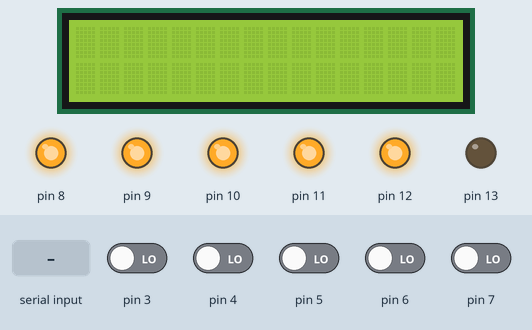
This sketch was run on a simulated Arduino Uno, built with avr-gcc and run on an emulated ATmega328P. Parts: 16×2 character LCD, output pins drawn as LEDs (lit = HIGH). Inputs (shaded band) come from the test bench; at power-on: pin 3–7 LOW. What the sketch prints to the serial monitor is not drawn.

Above: at 1.3 s.
1.4 s: "C90\n" received over Serial
At 3.2 s:
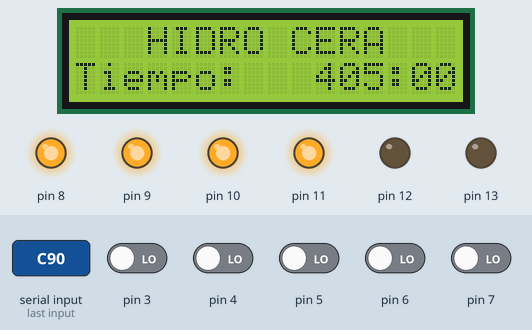
4.4 s: pin 7 driven HIGH
At 5.0 s:
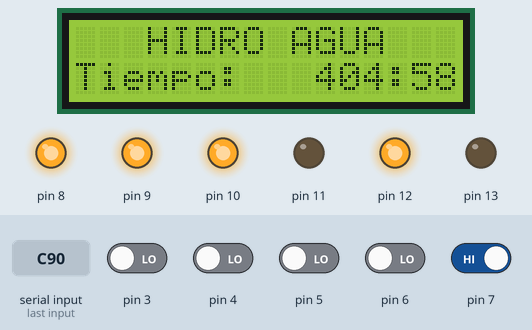
7.4 s: pin 6 driven HIGH
At 8.2 s:
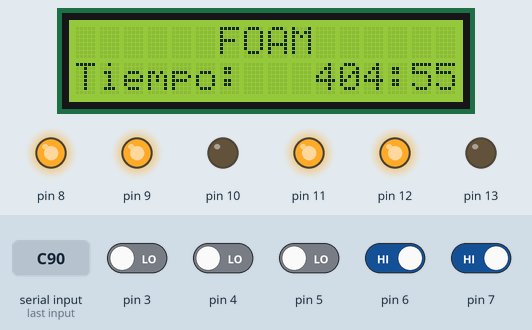
10.4 s: pin 5 driven HIGH
At 10.8 s:
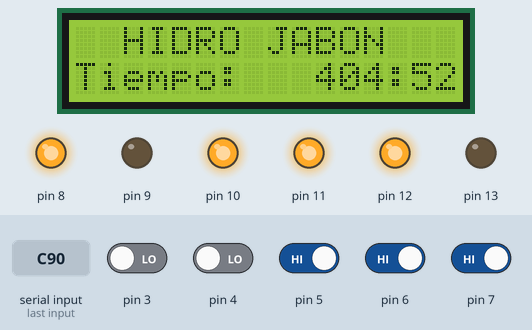
13.4 s: pin 4 driven HIGH
At 14.2 s:
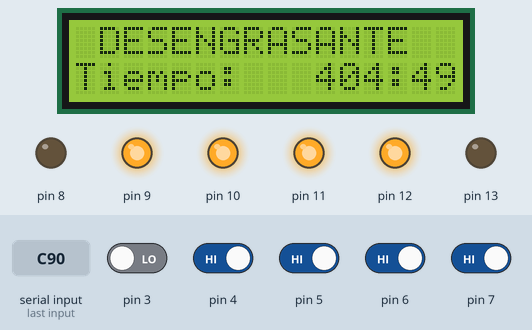
16.4 s: pin 4 driven LOW
At 17.1 s:
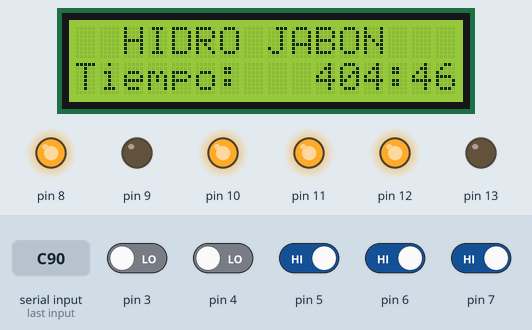
Timing chart, 0 to 19.4 s (numbered marks = the images above; inputs shaded):
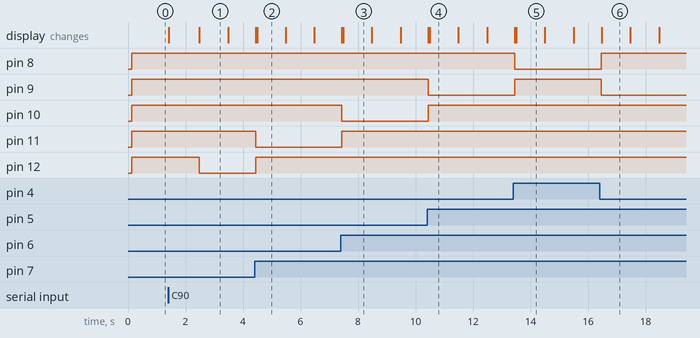

Measured:
- after the input at 1.4 s, pin 12: HIGH → LOW after 1.1 s; the display: first changes at once (image 1 shows a later state)
- after the input at 4.4 s, pin 11: HIGH → LOW at once; pin 12: LOW → HIGH at once; the display: first changes at once (image 2 shows a later state)
- after the input at 7.4 s, pin 10: HIGH → LOW at once; pin 11: LOW → HIGH at once; the display: first changes at once (image 3 shows a later state)
- after the input at 10.4 s, pin 9: HIGH → LOW at once; pin 10: LOW → HIGH at once; the display: first changes at once (image 4 shows a later state)
- after the input at 13.4 s, pin 8: HIGH → LOW after 0.05 s; pin 9: LOW → HIGH after 0.05 s; the display: first changes after 0.05 s (image 5 shows a later state)
- after the input at 16.4 s, pin 8: LOW → HIGH after 0.05 s; pin 9: HIGH → LOW after 0.05 s; the display: changes after 0.07 s (image 6)
- what the display in image 1 shows lasts 1.0 s, from 2.5 s to 3.5 s

The sketch:

proyecto_codigo_arduino.ino
```cpp
#include <Wire.h>
#include <LiquidCrystal_I2C.h>
LiquidCrystal_I2C lcd(0x27 ,16,2); // si no te sale con esta direccion  puedes usar (0x3f,16,2) || (0x27,16,2)  ||(0x20,16,2)
int teclado = 0; int credito = 0;
bool boton1 = 0; bool boton2 = 0; bool boton3 = 0;
bool boton4 = 0; bool boton5 = 0;
bool flag = 0;
bool iniciado = 0;
unsigned long currentmillis = 0;
unsigned long previousmillis = 0;
int cuentaregresiva = 0; int cuentaregresiva2 = 0;
long lastDebounceTime = 0;  // the last time the output pin was toggled
long debounceDelay = 150;   // the debounce time; increase if the output flickers
int lastSeconds = -1; //----------------------------------------------------------------------------------------------------------------

// service() {
//   if ((digitalRead(5) == LOW) && (digitalRead(6) == LOW)) {
//     credito = 2;
//   }
// }

void setup() {
  Serial.begin(9600);
  Wire.begin();
  lcd.begin(16,2);
  lcd.init();
  // attachInterrupt(digitalPinToInterrupt(3), service, FALLING);
  pinMode(2,INPUT); pinMode(3,INPUT); pinMode(4,INPUT);
  pinMode(5,INPUT); pinMode(6,INPUT); pinMode(7,INPUT);
  pinMode(8,OUTPUT); pinMode(9,OUTPUT);pinMode(10,OUTPUT);
  pinMode(11,OUTPUT);pinMode(12,OUTPUT);pinMode(13,OUTPUT);
}
void loop() {
  digitalWrite(8,HIGH);
  digitalWrite(9,HIGH);
  digitalWrite(10,HIGH);
  digitalWrite(11,HIGH);
  digitalWrite(12,HIGH);
//---------------------------------------------------------------------------
  if (credito == 0 && Serial.available()) {
    String mensaje = Serial.readStringUntil('\n');
    mensaje.trim();

    if (mensaje.length() > 0 && mensaje.charAt(0) == 'C') {
      // Acción si la primera letra es 'C'
      int cantidad = mensaje.substring(1).toInt();
      credito = cantidad;
    }
  }
//--------------------------------------------------------
  if (credito != 0 && iniciado == 0){
      iniciado == 1;
      flag = 1;
      lcd.backlight();
      lcd.clear();
      lcd.setCursor(0,0);
      lcd.print("   BIENVENIDO   ");
      delay(1000);
      lcd.setCursor(0,0);
      lcd.print("ELIJA EL LAVADO ");
      lcd.setCursor (2,1);
      lcd.print("Credito: ");
      lcd.setCursor (12,1);
      lcd.print(credito);
    }
  while (credito != 0){
    // lcd.setCursor (12,1);  lcd.print(credito);
    if(digitalRead(3)!=1||digitalRead(4)!=1||digitalRead(5)!=1||digitalRead(6)!=1||digitalRead(7)!=1){

      if (credito == 0 && Serial.available()) {
        String mensaje = Serial.readStringUntil('\n');
        mensaje.trim();
        if (mensaje.length() > 0 && mensaje.charAt(0) == 'C'){

        }
      }
      if (flag==1){
          previousmillis = millis();
          flag = 0;
        }
      if(digitalRead(3)==0){
        boton1 = 1;
        boton2 = 0; boton3 = 0; boton4 = 0; boton5 = 0;
      }
      if(digitalRead(4)==0){
        boton2 = 1;
        boton1 = 0; boton3 = 0; boton4 = 0; boton5 = 0;
      }
      if(digitalRead(5)==0){
        boton3 = 1;
        boton1 = 0; boton2 = 0; boton4 = 0; boton5 = 0;
      }
      if(digitalRead(6)==0){
        boton4 = 1;
        boton1 = 0; boton2 = 0; boton3 = 0; boton5 = 0;
      }
      if(digitalRead(7)==0){
        boton5 = 1;
        boton1 = 0; boton2 = 0; boton3 = 0; boton4 = 0;
      }
    }
    if (boton1==1 || boton2==1 || boton3==1 || boton4==1 || boton5==1){
      currentmillis = millis();
      if(currentmillis - previousmillis <= (270000*credito)){
        cuentaregresiva = (270*credito) - ((currentmillis-previousmillis)/1000);
        int minutes = cuentaregresiva / 60;
        int seconds = cuentaregresiva % 60;
        lcd.setCursor (0,1);
        lcd.print("Tiempo:   ");
        lcd.setCursor(10, 1);
        lcd.print(minutes < 10 ? "0" : "");
        lcd.print(minutes);
        lcd.print(":");
        lcd.print(seconds < 10 ? "0" : "");
        lcd.print(seconds);
        //--------------------------------------------------------------
        if (seconds != lastSeconds) {
          Serial.print(minutes);
          Serial.print(":");
          Serial.println(seconds);
          lastSeconds = seconds;
        }
        //------------------------------------------------------------------------------------------------
        //delay(100);
        if (boton1 == 1)  jabon_prelavado();
        if (boton2 == 1)  jabon_en_lanza();
        if (boton3 == 1)  espuma_en_cepillo();
        if (boton4 == 1)  enjuague_en_lanza();
        if (boton5 == 1)  cera_en_lanza();
      }
      else{
        boton1=boton2=boton3=boton4=boton5=0;
        credito = 0;
        digitalWrite(8,HIGH);
        digitalWrite(9,HIGH);
        digitalWrite(10,HIGH);
        digitalWrite(11,HIGH);
        digitalWrite(12,HIGH);
        cuentaregresiva = 0;
        lcd.noBacklight();
        lcd.clear();
      }
    }
}}

void jabon_prelavado(){   //Micro Reles 8,9,10,11 y 12 activo por "0".
  lcd.setCursor(0,0);
  lcd.print(" DESENGRASANTE ");
  digitalWrite(8,LOW);
  digitalWrite(9,HIGH);
  digitalWrite(10,HIGH);
  digitalWrite(11,HIGH);
  digitalWrite(12,HIGH);
}
void jabon_en_lanza(){
  lcd.setCursor(0,0);
  lcd.print("  HIDRO JABON  ");
  digitalWrite(9,LOW);
  digitalWrite(8,HIGH);
  digitalWrite(10,HIGH);
  digitalWrite(11,HIGH);
  digitalWrite(12,HIGH);
}
void espuma_en_cepillo(){
  lcd.setCursor(0,0);
  lcd.print("      FOAM     ");
  digitalWrite(10,LOW);
  digitalWrite(8,HIGH);
  digitalWrite(9,HIGH);
  digitalWrite(11,HIGH);
  digitalWrite(12,HIGH);
}
void enjuague_en_lanza(){
  lcd.setCursor(0,0);
  lcd.print("   HIDRO AGUA   ");
  digitalWrite(11,LOW);
  digitalWrite(8,HIGH);
  digitalWrite(9,HIGH);
  digitalWrite(10,HIGH);
  digitalWrite(12,HIGH);
}
void cera_en_lanza(){
  lcd.setCursor(0,0);
  lcd.print("   HIDRO CERA    ");
  digitalWrite(12,LOW);
  digitalWrite(8,HIGH);
  digitalWrite(9,HIGH);
  digitalWrite(10,HIGH);
  digitalWrite(11,HIGH);
}
```
